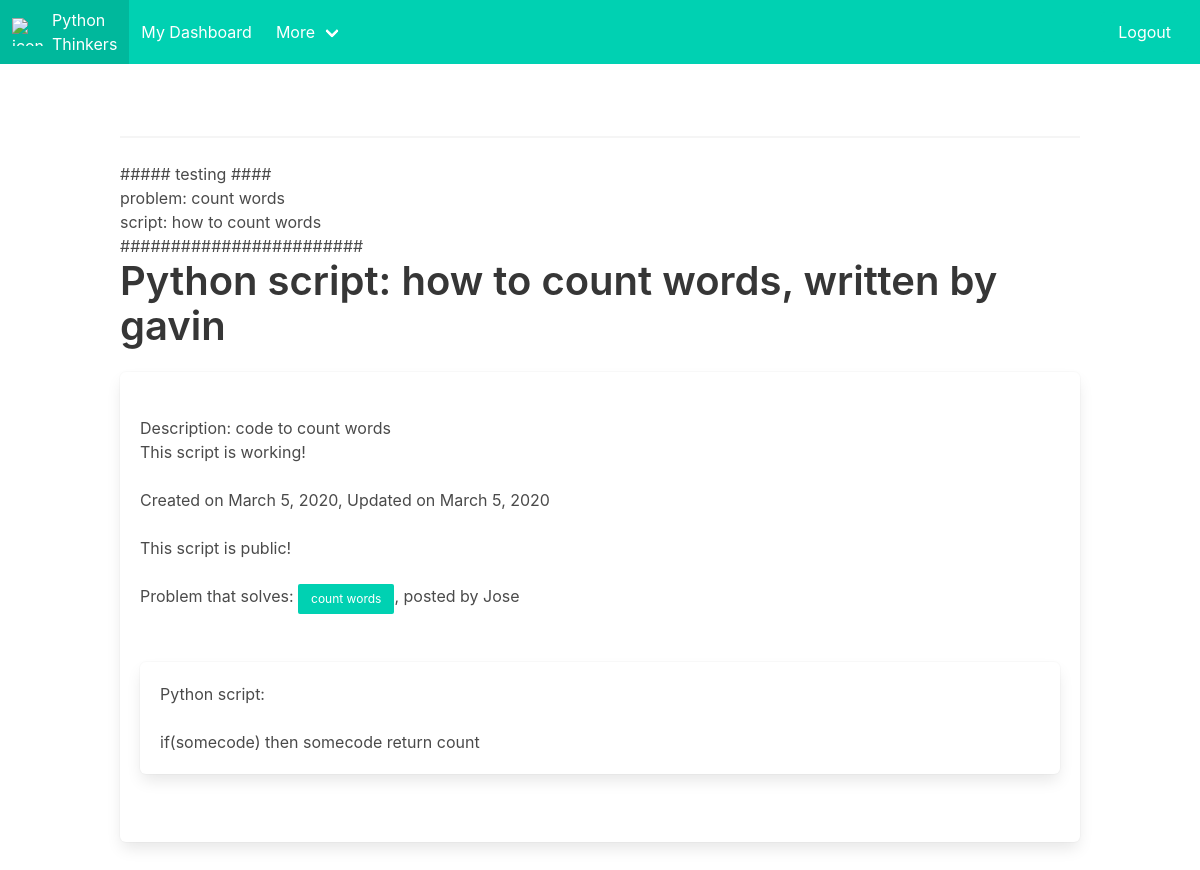
Screenshot of /script/1/show (signed in) with the database file from the repository.
### share/models.py (models this page shows, shortened)
class Problem(models.Model):
    def __str__(self):
        return self.title
    coder = models.ForeignKey(Coder, on_delete=models.CASCADE)
    title = models.CharField(max_length=50, null=False, blank=False, unique=False)
    description = models.TextField(max_length=100, null=False, blank=False, unique=False)
    image = models.ImageField(upload_to='myproblems/', blank=True)
    discipline = models.CharField(max_length=50, null=False, blank=False, unique=False)
    make_public = models.BooleanField(default=True)
    created = models.DateField(auto_now_add=True)
    updated = models.DateField(auto_now=True)     # everytime the obj is saved, new time is saved

class Script(models.Model):
    def __str__(self):
        return self.title
    coder = models.ForeignKey(Coder, on_delete=models.CASCADE, null=True)
    problem = models.ForeignKey(Problem, on_delete=models.CASCADE, null=True)
    title = models.CharField(max_length=50, null=False, blank=False, unique=False)
    description = models.TextField(max_length=100, null=False, blank=False, unique=False)
    code = models.TextField(max_length=10000, unique=False)
    url = models.URLField(max_length=300, unique=False, blank=True)
    input = models.TextField(max_length=100, unique=False, blank=True)
    output = models.TextField(max_length=100, unique=False, blank=True)
    make_public = models.BooleanField(default=True)
    image = models.ImageField(upload_to='myscripts/', blank=True)  # add an image for the algorithm or flow chart
    working_code = models.BooleanField(default=True)
    created = models.DateField(auto_now_add=True)
    updated = models.DateField(auto_now=True)

class Coder(models.Model):
    coder_yet = models.BooleanField(default=False)  # the user is not a coder yet
    user = models.OneToOneField(User, on_delete=models.CASCADE)
    created = models.DateField(auto_now_add=True)   # maybe redundant, user model has date_joined
    updated = models.DateField(auto_now=True)

### share/views.py (the view)
# urls.py: path('script/<int:script_id>/show', views.show_script, name='show_script'),
def show_script(request, script_id):
    if request.method == "GET":
        user = request.user
        if not user.is_authenticated:
            return redirect("share:login")
        else:
            script = get_object_or_404(Script, pk=script_id)
            problem = get_object_or_404(Problem, pk=script.problem.id)
            if script.coder.user.id == user.id or script.make_public:
                return render(request, "share/script.html",
                {"user":user, "problem":problem, "script": script})
            else:
                all_problems = Problem.objects.all()
                return render(request, "share/index.html",
                {"user":user, "all_problems": all_problems,
                "error":"The script you clicked is not public and you are not the author"})

### share/templates/share/script.html (shortened to what this page needs)
{% extends "share/base.html" %}
{% block content %}
<hr> ##### testing ####  <br>
problem: {{problem}} <br>
script: {{script}} <br>
######################## <br>
<h2 class="title is-2">Python script: {{ script.title }}, written by {{ script.coder.user.username}}</h2>
        <div class="box">
        <div class="content">
              <br>
              Description: {{ script.description }} <br>
              {% if script.working_code %}
                This script is working! <br><br>
              {% else %}
                This script is not yet working!<br><br>
              {% endif %}
              Created on {{ script.created }}, Updated on {{ script.updated }} <br><br>
              {% if script.make_public %}
                This script is public! <br><br>
              {% else %}
                This script is private!<br><br>
              {% endif %}
              Problem that solves:
              <a class="button is-primary is-small" href="{% url 'share:show_problem' problem.id %}">
                {{ problem.title}} </a>,
              posted by {{problem.coder.user.username}} <br>
              <br>
              <br>
              <div class="box">
              Python script:
                    <div class="code">
                          <br>{{ script.code }}
                      </div>
              </div>
              <br>
        </div>
    </div>
{% endblock content %}

### rows the page displays
Problem: title "count words", coder.user.username "Jose"
Script: title "how to count words", coder.user.username "gavin", description "code to count words", created "March 5, 2020", updated "March 5, 2020", code "if(somecode) then somecode return count"
